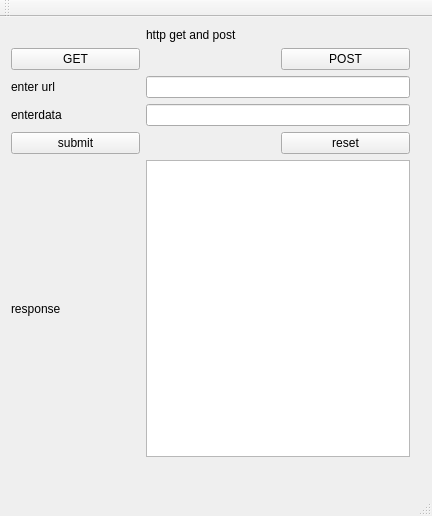
<?xml version="1.0" encoding="UTF-8"?>
<ui version="4.0">
 <class>MainWindow</class>
 <widget class="QMainWindow" name="MainWindow">
  <property name="geometry">
   <rect>
    <x>0</x>
    <y>0</y>
    <width>432</width>
    <height>516</height>
   </rect>
  </property>
  <property name="windowTitle">
   <string>MainWindow</string>
  </property>
  <widget class="QWidget" name="centralWidget">
   <widget class="QWidget" name="">
    <property name="geometry">
     <rect>
      <x>0</x>
      <y>0</y>
      <width>421</width>
      <height>451</height>
     </rect>
    </property>
    <layout class="QGridLayout" name="gridLayout">
     <item row="0" column="1" colspan="2">
      <widget class="QLabel" name="label">
       <property name="text">
        <string>http get and post </string>
       </property>
      </widget>
     </item>
     <item row="1" column="0">
      <widget class="QPushButton" name="getButton">
       <property name="text">
        <string>GET</string>
       </property>
      </widget>
     </item>
     <item row="1" column="1">
      <widget class="QLabel" name="label_2">
       <property name="text">
        <string/>
       </property>
      </widget>
     </item>
     <item row="1" column="2">
      <widget class="QPushButton" name="postButton">
       <property name="text">
        <string>POST</string>
       </property>
      </widget>
     </item>
     <item row="2" column="0">
      <widget class="QLabel" name="urlLabel">
       <property name="text">
        <string>enter url</string>
       </property>
      </widget>
     </item>
     <item row="2" column="1" colspan="2">
      <widget class="QLineEdit" name="urlLine"/>
     </item>
     <item row="3" column="0">
      <widget class="QLabel" name="dataLabel">
       <property name="text">
        <string>enterdata</string>
       </property>
      </widget>
     </item>
     <item row="3" column="1" colspan="2">
      <widget class="QLineEdit" name="dataLine"/>
     </item>
     <item row="4" column="0">
      <widget class="QPushButton" name="submitButton">
       <property name="text">
        <string>submit</string>
       </property>
      </widget>
     </item>
     <item row="4" column="1">
      <widget class="QLabel" name="label_3">
       <property name="text">
        <string/>
       </property>
      </widget>
     </item>
     <item row="4" column="2">
      <widget class="QPushButton" name="resetButton">
       <property name="text">
        <string>reset</string>
       </property>
      </widget>
     </item>
     <item row="5" column="0">
      <widget class="QLabel" name="responseTitleLabel">
       <property name="text">
        <string>response</string>
       </property>
      </widget>
     </item>
     <item row="5" column="1" colspan="2">
      <widget class="QTextBrowser" name="textBrowser"/>
     </item>
    </layout>
   </widget>
  </widget>
  <widget class="QMenuBar" name="menuBar">
   <property name="geometry">
    <rect>
     <x>0</x>
     <y>0</y>
     <width>432</width>
     <height>25</height>
    </rect>
   </property>
  </widget>
  <widget class="QToolBar" name="mainToolBar">
   <attribute name="toolBarArea">
    <enum>TopToolBarArea</enum>
   </attribute>
   <attribute name="toolBarBreak">
    <bool>false</bool>
   </attribute>
  </widget>
  <widget class="QStatusBar" name="statusBar"/>
 </widget>
 <layoutdefault spacing="6" margin="11"/>
 <resources/>
 <connections/>
</ui>
